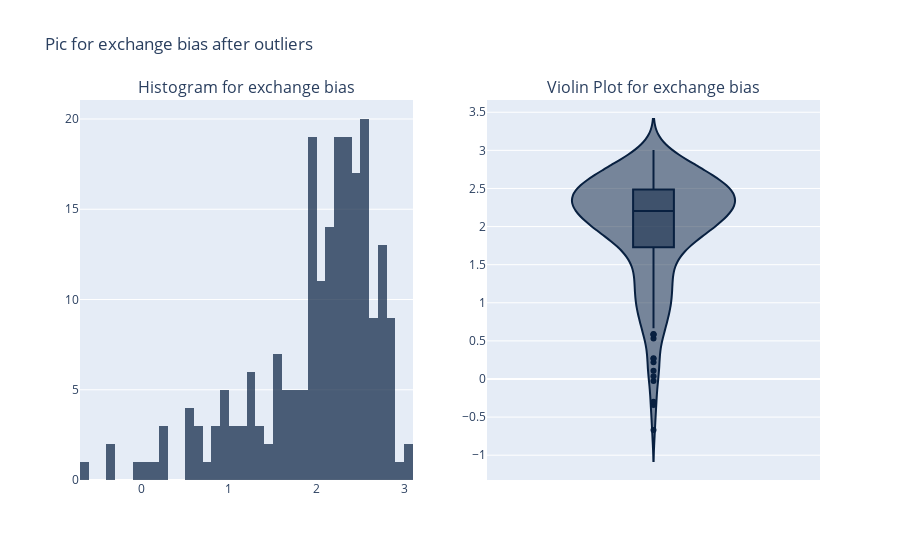

Source (notebook cell):
### Code cell
#Построим график распределения целевой переменной
fig = make_subplots(rows=1, cols=2, subplot_titles=['Histogram for exchange bias', 'Violin Plot for exchange bias'])

# Histogram
hist_fig = px.histogram(df, x="smoothed_exc_bias_oe", nbins = 60,
                 color_discrete_sequence = colors,
                 opacity = 0.7)

fig.add_trace(hist_fig['data'][0], row=1, col=1) # Adding a graph indicating the location

# Violin plot
violin_fig = px.violin(df, y="smoothed_exc_bias_oe", color_discrete_sequence = colors, box = True)
fig.add_trace(violin_fig['data'][0], row=1, col=2) # Adding a graph indicating the location

# Setting up the layout
fig.update_layout(showlegend=False, title_text="Pic for exchange bias after outliers")

# Graph display
print(display(fig))

### Figure 1 — Plotly figure (JSON) as saved in the notebook; plotly's stock layout.template omitted (floating-point values rounded to 4 significant figures; data arrays with more than 128 entries replaced by an {"elided": "..."} marker saying what was removed)
{"data": [{"alignmentgroup": "True", "bingroup": "x", "hovertemplate": "smoothed_exc_bias_oe=%{x}<br>count=%{y}<extra></extra>", "legendgroup": "", "marker": {"color": "#082040", "opacity": 0.7, "pattern": {"shape": ""}}, "name": "", "nbinsx": 60, "offsetgroup": "", "orientation": "v", "showlegend": false, "type": "histogram", "x": {"elided": "485 float values"}, "xaxis": "x", "yaxis": "y"}, {"alignmentgroup": "True", "box": {"visible": true}, "hovertemplate": "smoothed_exc_bias_oe=%{y}<extra></extra>", "legendgroup": "", "marker": {"color": "#082040"}, "name": "", "offsetgroup": "", "orientation": "v", "scalegroup": "True", "showlegend": false, "type": "violin", "x0": " ", "xaxis": "x2", "y": {"elided": "485 float values"}, "y0": " ", "yaxis": "y2"}], "layout": {"annotations": [{"font": {"size": 16}, "showarrow": false, "text": "Histogram for exchange bias", "x": 0.225, "xanchor": "center", "xref": "paper", "y": 1, "yanchor": "bottom", "yref": "paper"}, {"font": {"size": 16}, "showarrow": false, "text": "Violin Plot for exchange bias", "x": 0.775, "xanchor": "center", "xref": "paper", "y": 1, "yanchor": "bottom", "yref": "paper"}], "showlegend": false, "title": {"text": "Pic for exchange bias after outliers"}, "xaxis": {"anchor": "y", "domain": [0, 0.45]}, "xaxis2": {"anchor": "y2", "domain": [0.55, 1]}, "yaxis": {"anchor": "x", "domain": [0, 1]}, "yaxis2": {"anchor": "x2", "domain": [0, 1]}}}
